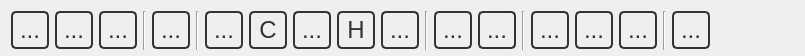
<?xml version="1.0" encoding="UTF-8"?>
<ui version="4.0">
 <class>ToolBar</class>
 <widget class="QWidget" name="ToolBar">
  <property name="geometry">
   <rect>
    <x>0</x>
    <y>0</y>
    <width>805</width>
    <height>56</height>
   </rect>
  </property>
  <property name="sizePolicy">
   <sizepolicy hsizetype="Preferred" vsizetype="Fixed">
    <horstretch>0</horstretch>
    <verstretch>0</verstretch>
   </sizepolicy>
  </property>
  <property name="windowTitle">
   <string>Form</string>
  </property>
  <property name="styleSheet">
   <string notr="true">QToolButton {
   color: #333;
   background-color: QLinearGradient( x1: 0, y1: 0, x2: 0, y2: 1, 
          stop: 0 #fff,
          stop: 0.5 #eee, 
          stop: 1 #999);
   border-width: 2px;
   border-color: #333;
   border-style: solid;
   border-radius: 5;
   padding: 0px;
   font-size: 24px;
   min-width: 34px;
   max-width: 34px;
   min-height: 34px;
   max-height: 34px;
}

QToolButton:disabled {
  background-color: QLinearGradient( x1: 0, y1: 0, x2: 0, y2: 1, 
          stop: 0 #fff,
          stop: 0.5 #eee, 
          stop: 1 #bbb);
   border-color: #aaa;
   color: #aaa;
}

QToolButton:pressed {
   background-color: QLinearGradient( x1: 0, y1: 0, x2: 0, y2: 1, 
          stop: 0 #999,
          stop: 0.5 #eee, 
          stop: 1 #fff);
}


QToolButton:checked {
   border-color: #b00;
   background-color: QLinearGradient( x1: 0, y1: 0, x2: 0, y2: 1, 
          stop: 0 #999,
          stop: 0.5 #eee, 
          stop: 1 #fff);
}


 QToolTip {
    border: 2px solid darkkhaki;
    padding: 2px;
    border-radius: 3px;
    opacity: 500;
    font-size: 12px;
    color: #000;
    background-color: #EEE;
}</string>
  </property>
  <layout class="QHBoxLayout" name="horizontalLayout">
   <property name="bottomMargin">
    <number>6</number>
   </property>
   <item>
    <widget class="QToolButton" name="newMoleculeButton">
     <property name="enabled">
      <bool>true</bool>
     </property>
     <property name="toolTip">
      <string>New Molecule</string>
     </property>
     <property name="styleSheet">
      <string notr="true"/>
     </property>
     <property name="text">
      <string>...</string>
     </property>
     <property name="icon">
      <iconset resource="IQmol.qrc">
       <normaloff>:/resources/icons/NewDocument.png</normaloff>:/resources/icons/NewDocument.png</iconset>
     </property>
     <property name="iconSize">
      <size>
       <width>24</width>
       <height>24</height>
      </size>
     </property>
     <property name="checkable">
      <bool>false</bool>
     </property>
    </widget>
   </item>
   <item>
    <widget class="QToolButton" name="openButton">
     <property name="toolTip">
      <string>Open File</string>
     </property>
     <property name="text">
      <string>...</string>
     </property>
     <property name="icon">
      <iconset resource="IQmol.qrc">
       <normaloff>:/resources/icons/Open.png</normaloff>:/resources/icons/Open.png</iconset>
     </property>
     <property name="iconSize">
      <size>
       <width>24</width>
       <height>24</height>
      </size>
     </property>
    </widget>
   </item>
   <item>
    <widget class="QToolButton" name="saveButton">
     <property name="toolTip">
      <string>Save</string>
     </property>
     <property name="styleSheet">
      <string/>
     </property>
     <property name="text">
      <string>...</string>
     </property>
     <property name="icon">
      <iconset resource="IQmol.qrc">
       <normaloff>:/resources/icons/Save.png</normaloff>:/resources/icons/Save.png</iconset>
     </property>
     <property name="iconSize">
      <size>
       <width>24</width>
       <height>24</height>
      </size>
     </property>
    </widget>
   </item>
   <item>
    <widget class="Line" name="line">
     <property name="orientation">
      <enum>Qt::Vertical</enum>
     </property>
    </widget>
   </item>
   <item>
    <widget class="QToolButton" name="manipulateButton">
     <property name="toolTip">
      <string>Manipulate Mode</string>
     </property>
     <property name="styleSheet">
      <string/>
     </property>
     <property name="text">
      <string>...</string>
     </property>
     <property name="icon">
      <iconset resource="IQmol.qrc">
       <normaloff>:/resources/icons/Manipulate.png</normaloff>:/resources/icons/Manipulate.png</iconset>
     </property>
     <property name="iconSize">
      <size>
       <width>24</width>
       <height>24</height>
      </size>
     </property>
     <property name="checkable">
      <bool>true</bool>
     </property>
    </widget>
   </item>
   <item>
    <widget class="Line" name="line_4">
     <property name="orientation">
      <enum>Qt::Vertical</enum>
     </property>
    </widget>
   </item>
   <item>
    <widget class="QToolButton" name="buildButton">
     <property name="toolTip">
      <string>Build Mode (Alt)</string>
     </property>
     <property name="styleSheet">
      <string/>
     </property>
     <property name="text">
      <string>...</string>
     </property>
     <property name="icon">
      <iconset resource="IQmol.qrc">
       <normaloff>:/resources/icons/Equipment.png</normaloff>:/resources/icons/Equipment.png</iconset>
     </property>
     <property name="iconSize">
      <size>
       <width>24</width>
       <height>24</height>
      </size>
     </property>
     <property name="checkable">
      <bool>true</bool>
     </property>
     <property name="checked">
      <bool>false</bool>
     </property>
    </widget>
   </item>
   <item>
    <widget class="QToolButton" name="elementSelectButton">
     <property name="sizePolicy">
      <sizepolicy hsizetype="Fixed" vsizetype="Fixed">
       <horstretch>34</horstretch>
       <verstretch>34</verstretch>
      </sizepolicy>
     </property>
     <property name="minimumSize">
      <size>
       <width>38</width>
       <height>38</height>
      </size>
     </property>
     <property name="font">
      <font>
       <pointsize>-1</pointsize>
      </font>
     </property>
     <property name="toolTip">
      <string>&lt;!DOCTYPE HTML PUBLIC &quot;-//W3C//DTD HTML 4.0//EN&quot; &quot;http://www.w3.org/TR/REC-html40/strict.dtd&quot;&gt;
&lt;html&gt;&lt;head&gt;&lt;meta name=&quot;qrichtext&quot; content=&quot;1&quot; /&gt;&lt;style type=&quot;text/css&quot;&gt;
p, li { white-space: pre-wrap; }
&lt;/style&gt;&lt;/head&gt;&lt;body style=&quot; font-family:'Lucida Grande'; font-size:13pt; font-weight:400; font-style:normal;&quot;&gt;
&lt;p style=&quot; margin-top:0px; margin-bottom:0px; margin-left:0px; margin-right:0px; -qt-block-indent:0; text-indent:0px;&quot;&gt;&lt;span style=&quot; font-size:10pt;&quot;&gt;Build Element&lt;/span&gt;&lt;/p&gt;&lt;/body&gt;&lt;/html&gt;</string>
     </property>
     <property name="styleSheet">
      <string notr="true">font-size: 18px;


QToolTip {
   border: 2px solid darkkhaki;
   padding: 2px;
   border-radius: 3px;
   opacity: 200;
   font-size: 12px;
}</string>
     </property>
     <property name="text">
      <string>C</string>
     </property>
     <property name="checkable">
      <bool>true</bool>
     </property>
    </widget>
   </item>
   <item>
    <widget class="QToolButton" name="fragmentSelectButton">
     <property name="toolTip">
      <string>Add Fragment</string>
     </property>
     <property name="styleSheet">
      <string/>
     </property>
     <property name="text">
      <string>...</string>
     </property>
     <property name="icon">
      <iconset resource="IQmol.qrc">
       <normaloff>:/resources/icons/AddFragment.png</normaloff>:/resources/icons/AddFragment.png</iconset>
     </property>
     <property name="iconSize">
      <size>
       <width>24</width>
       <height>24</height>
      </size>
     </property>
     <property name="checkable">
      <bool>true</bool>
     </property>
    </widget>
   </item>
   <item>
    <widget class="QToolButton" name="addHydrogensButton">
     <property name="font">
      <font>
       <pointsize>-1</pointsize>
      </font>
     </property>
     <property name="toolTip">
      <string>Add Hydrogens</string>
     </property>
     <property name="text">
      <string>H</string>
     </property>
     <property name="icon">
      <iconset resource="IQmol.qrc">
       <normaloff>:/resources/icons/AddHydrogens.png</normaloff>:/resources/icons/AddHydrogens.png</iconset>
     </property>
     <property name="iconSize">
      <size>
       <width>24</width>
       <height>24</height>
      </size>
     </property>
     <property name="popupMode">
      <enum>QToolButton::InstantPopup</enum>
     </property>
     <property name="toolButtonStyle">
      <enum>Qt::ToolButtonIconOnly</enum>
     </property>
     <property name="autoRaise">
      <bool>false</bool>
     </property>
    </widget>
   </item>
   <item>
    <widget class="QToolButton" name="minimizeEnergyButton">
     <property name="toolTip">
      <string>Minimize Energy</string>
     </property>
     <property name="styleSheet">
      <string/>
     </property>
     <property name="text">
      <string>...</string>
     </property>
     <property name="icon">
      <iconset resource="IQmol.qrc">
       <normaloff>:/resources/icons/Minimize.png</normaloff>:/resources/icons/Minimize.png</iconset>
     </property>
     <property name="iconSize">
      <size>
       <width>24</width>
       <height>24</height>
      </size>
     </property>
    </widget>
   </item>
   <item>
    <widget class="Line" name="line_2">
     <property name="orientation">
      <enum>Qt::Vertical</enum>
     </property>
    </widget>
   </item>
   <item>
    <widget class="QToolButton" name="selectButton">
     <property name="toolTip">
      <string>Select Mode (Shift)</string>
     </property>
     <property name="styleSheet">
      <string notr="true"/>
     </property>
     <property name="text">
      <string>...</string>
     </property>
     <property name="icon">
      <iconset resource="IQmol.qrc">
       <normaloff>:/resources/icons/MagicWand.png</normaloff>:/resources/icons/MagicWand.png</iconset>
     </property>
     <property name="iconSize">
      <size>
       <width>24</width>
       <height>24</height>
      </size>
     </property>
     <property name="checkable">
      <bool>true</bool>
     </property>
    </widget>
   </item>
   <item>
    <widget class="QToolButton" name="deleteSelectionButton">
     <property name="toolTip">
      <string>Delete Selection</string>
     </property>
     <property name="styleSheet">
      <string/>
     </property>
     <property name="text">
      <string>...</string>
     </property>
     <property name="icon">
      <iconset resource="IQmol.qrc">
       <normaloff>:/resources/icons/Delete.png</normaloff>:/resources/icons/Delete.png</iconset>
     </property>
     <property name="iconSize">
      <size>
       <width>24</width>
       <height>24</height>
      </size>
     </property>
    </widget>
   </item>
   <item>
    <widget class="Line" name="line_3">
     <property name="orientation">
      <enum>Qt::Vertical</enum>
     </property>
    </widget>
   </item>
   <item>
    <widget class="QToolButton" name="takeSnapshotButton">
     <property name="toolTip">
      <string>Save picture</string>
     </property>
     <property name="styleSheet">
      <string/>
     </property>
     <property name="text">
      <string>...</string>
     </property>
     <property name="icon">
      <iconset resource="IQmol.qrc">
       <normaloff>:/resources/icons/Camera.png</normaloff>:/resources/icons/Camera.png</iconset>
     </property>
     <property name="iconSize">
      <size>
       <width>28</width>
       <height>28</height>
      </size>
     </property>
    </widget>
   </item>
   <item>
    <widget class="QToolButton" name="recordButton">
     <property name="toolTip">
      <string>Record animation</string>
     </property>
     <property name="styleSheet">
      <string/>
     </property>
     <property name="text">
      <string>...</string>
     </property>
     <property name="icon">
      <iconset resource="IQmol.qrc">
       <normaloff>:/resources/icons/Movie.png</normaloff>:/resources/icons/Movie.png</iconset>
     </property>
     <property name="iconSize">
      <size>
       <width>28</width>
       <height>28</height>
      </size>
     </property>
     <property name="checkable">
      <bool>true</bool>
     </property>
    </widget>
   </item>
   <item>
    <widget class="QToolButton" name="fullScreenButton">
     <property name="toolTip">
      <string>Full Screen Mode</string>
     </property>
     <property name="styleSheet">
      <string/>
     </property>
     <property name="text">
      <string>...</string>
     </property>
     <property name="icon">
      <iconset resource="IQmol.qrc">
       <normaloff>:/resources/icons/Display.png</normaloff>:/resources/icons/Display.png</iconset>
     </property>
     <property name="iconSize">
      <size>
       <width>24</width>
       <height>24</height>
      </size>
     </property>
    </widget>
   </item>
   <item>
    <widget class="Line" name="line_5">
     <property name="orientation">
      <enum>Qt::Vertical</enum>
     </property>
    </widget>
   </item>
   <item>
    <widget class="QToolButton" name="showHelpButton">
     <property name="toolTip">
      <string>Show Help</string>
     </property>
     <property name="styleSheet">
      <string/>
     </property>
     <property name="text">
      <string>...</string>
     </property>
     <property name="icon">
      <iconset resource="IQmol.qrc">
       <normaloff>:/resources/icons/Help.png</normaloff>:/resources/icons/Help.png</iconset>
     </property>
     <property name="iconSize">
      <size>
       <width>24</width>
       <height>24</height>
      </size>
     </property>
    </widget>
   </item>
   <item>
    <spacer name="horizontalSpacer">
     <property name="orientation">
      <enum>Qt::Horizontal</enum>
     </property>
     <property name="sizeHint" stdset="0">
      <size>
       <width>43</width>
       <height>20</height>
      </size>
     </property>
    </spacer>
   </item>
  </layout>
 </widget>
 <resources>
  <include location="IQmol.qrc"/>
 </resources>
 <connections/>
</ui>
